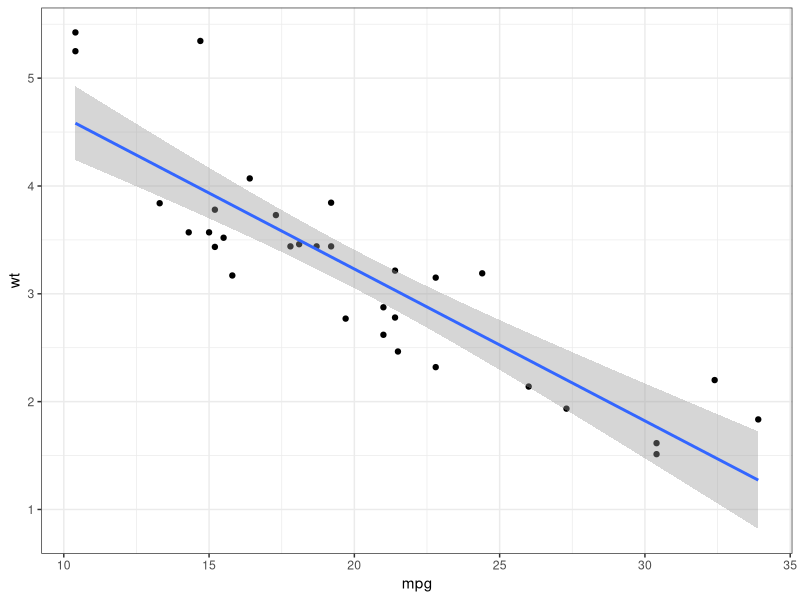
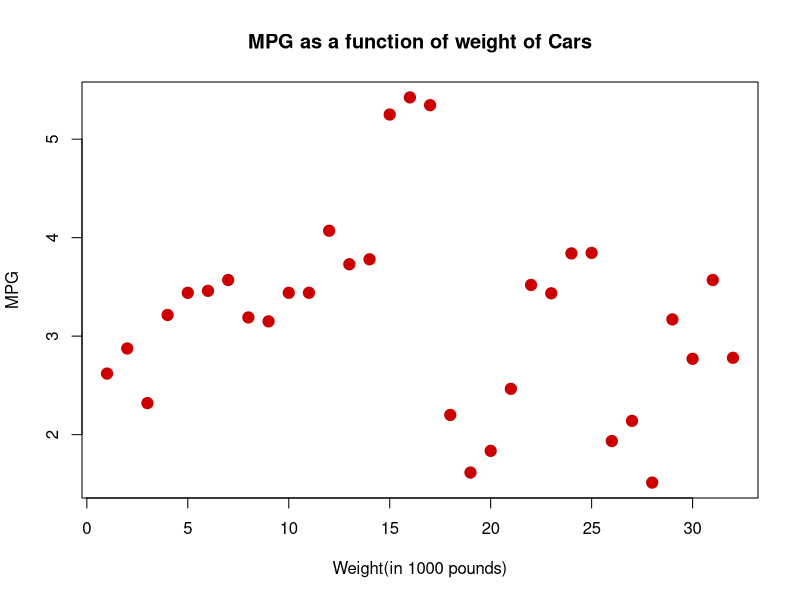
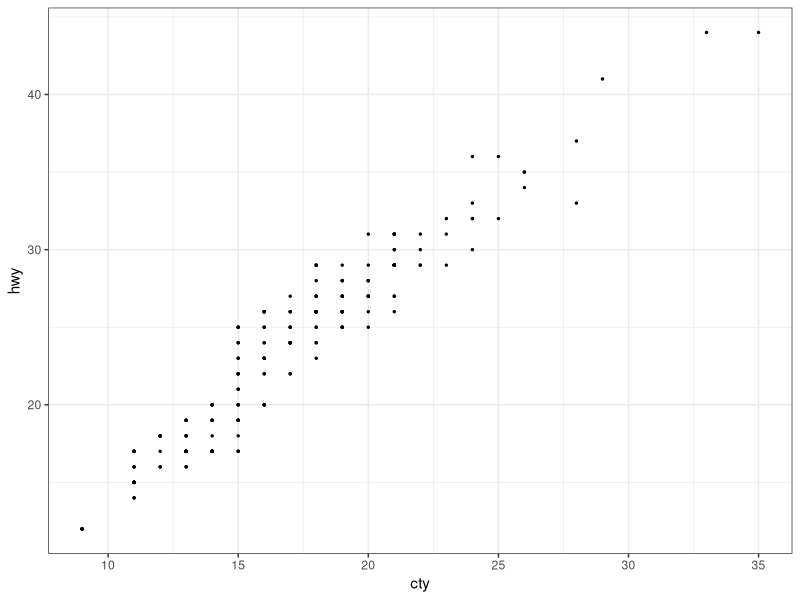
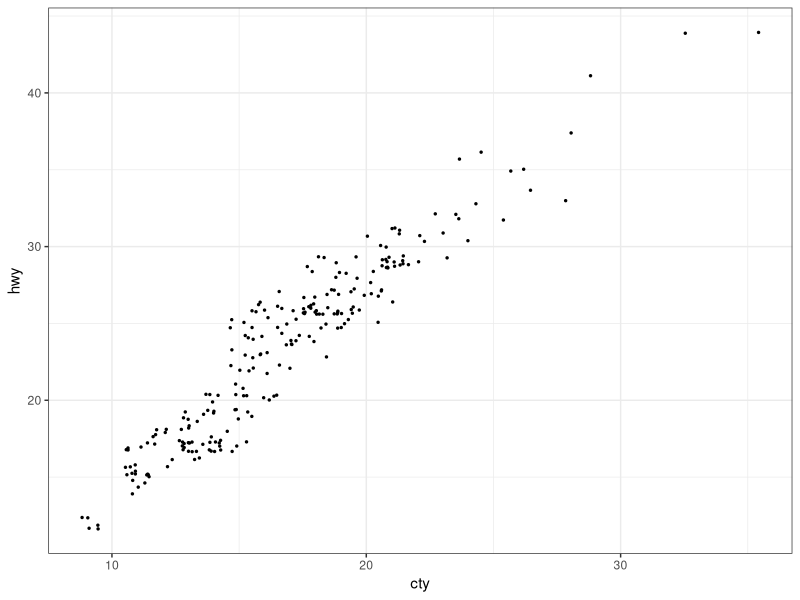

The R source for these figures, in order:
getwd()
setwd("C:/Users/steff/Documents/R-Projects")
getwd()
######################################################

library("ggplot2")
library("ggpubr")                    # used for publication
library("tidyverse")

theme_set(theme_bw()+theme(legend.position = "top"))  #Setting the theme for the plot

?mtcars()        

head(mtcars)
# 1. For the SCATTER Plot using mtcars dataset

p <- ggplot(mtcars, aes(mpg, wt))+    # Initializes a ggplot using the mtcars dataset
  geom_point()+                       # Layers individual data points to the plot
  geom_smooth(method = lm)+           # Fits and plots a linear regression line
  stat_cor(method= "person", label.x = 20)
print(p)

# Info: the above scatter plot- stat_cor-- is calculates and displays the Person Correlation 
# Coefficient (r) between mpg and wt. Label = 20 is the x- coordinate of the correlation on the plot.
########################################################################################################


# 2. Scatter Plot   (My method scatter plot)
plot(mtcars$wt, mtcars$mpp,
     pch = 19,
     cex =1.5,
     col = "#cc0000",
     main= "MPG as a function of weight of Cars",
     xlab = "Weight(in 1000 pounds)",
     ylab = "MPG")

##########################################################################################################

# 3. Jittered scatter Plot

library(tidyverse)
library(ggpubr)
theme_set(theme_bw()+theme(legend.position= "top"))

# Basic scatter points

r <-ggplot(mpg, aes(cty, hwy))+               #initializing a ggplot thr mtcars dataset
  geom_point(size=0.5)
print(r)

# Jittered points
s <- ggplot(mpg, aes(cty, hwy))+
  geom_jitter(size= 0.5, width = 0.5)
print(s)

head(mtcars)
##################################################################################